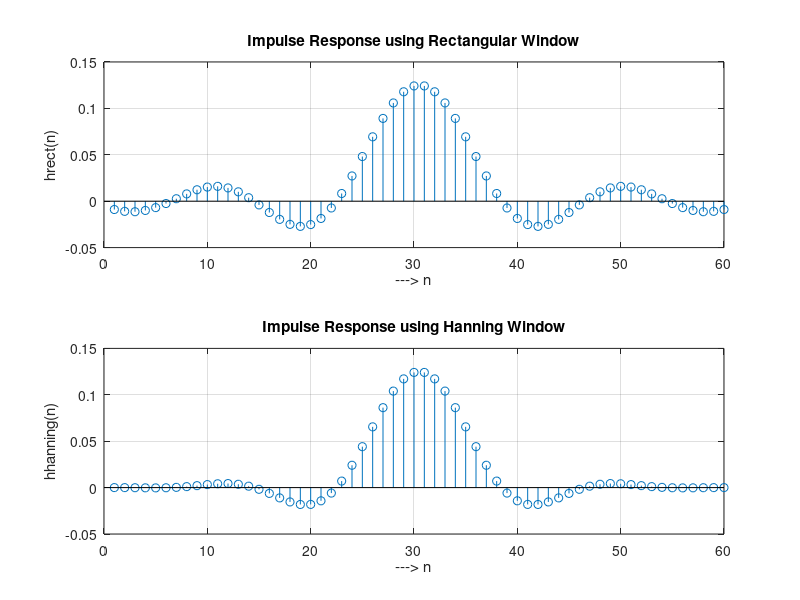
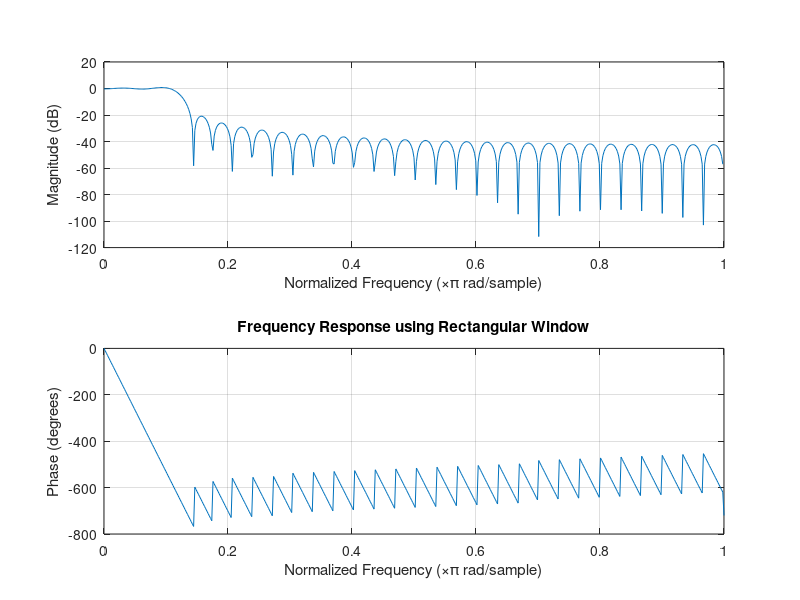
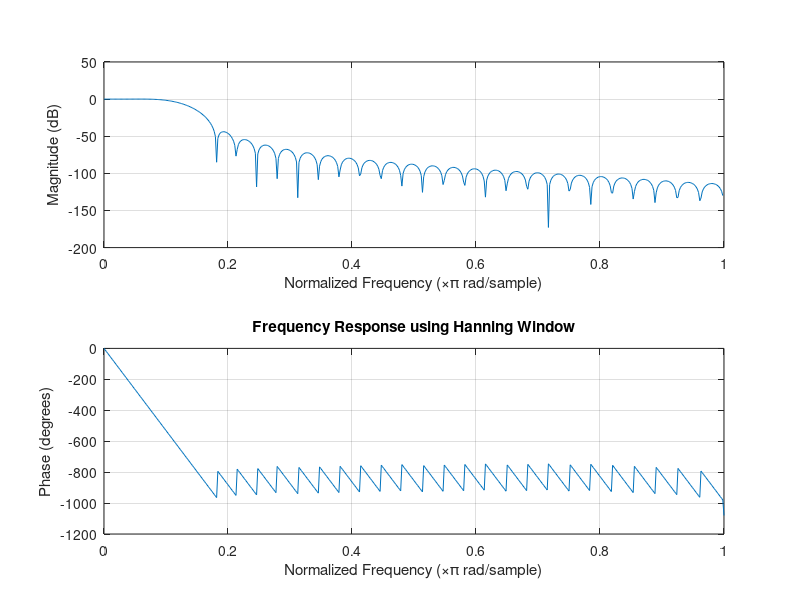
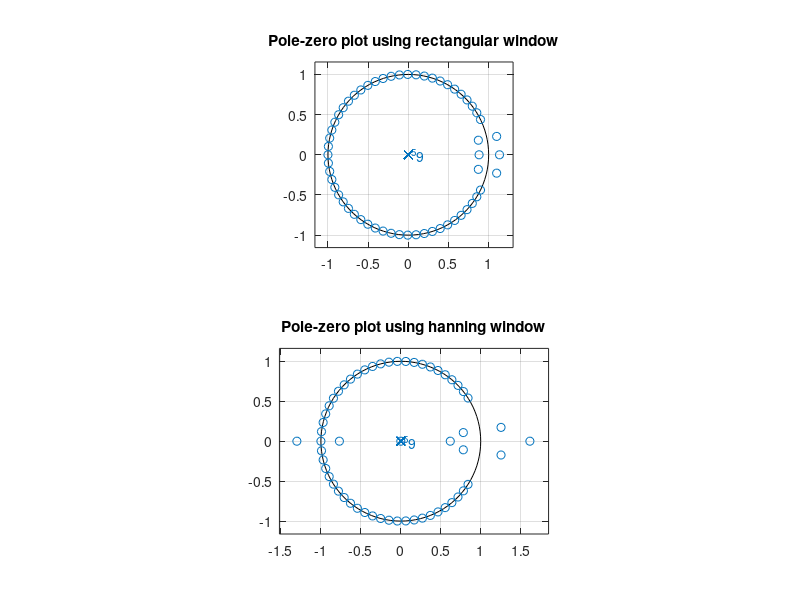

The MATLAB script that drew these images, in order: (Note: this script raises an error after producing the figures.)
%% FIR Filter Type 2 LPF
% N=even , symmeteric
clc; clear all; close all;
N=60; % N is even
n=0:N-1;
alpha=(N-1)/2;
wc=pi/8; %cut off frequency
%% Impulse response of the filter
h=sin(wc*(n-alpha))./(pi*(n-alpha));

%% Rectangular window 
rect=ones(1,N);
%% hanning window equation
hanning=0.5-0.5*cos(2*pi*n/(N-1));
%% Hamming window

%% Blackmann window

%% Truncating the sequence using window functions
hrect=h.*rect;
hhanning=h.*hanning;

%% All plots
%impulse response 
figure(1);subplot(2,1,1);stem(hrect);
grid on;xlabel('---> n');ylabel('hrect(n)');
title('Impulse Response using Rectangular Window');

subplot(2,1,2);stem(hhanning);
grid on;xlabel('---> n');ylabel('hhanning(n)')
title('Impulse Response using Hanning Window')

%% Frequency response
figure(2);freqz(hrect);
title('Frequency Response using Rectangular Window');

figure(3);freqz(hhanning);
title('Frequency Response using Hanning Window')

%% Z-plane plot
figure(4);subplot(2,1,1);zplane(hrect,1)
title('Pole-zero plot using rectangular window');

subplot(2,1,2);zplane(hhanning,1)
title('Pole-zero plot using hanning window')

%% Windows visualization tool
wvtool(hrect);
wvtool(hhanning);